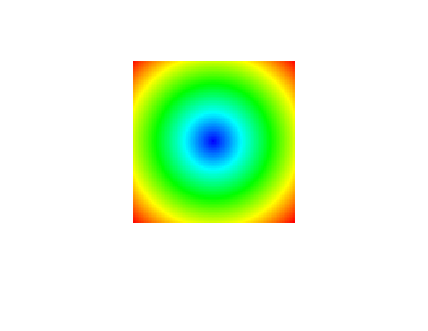
%> input picture matImage/util/blue2redColorMap.png, 428 x 331 px
$ octave --eval "result = imLaplacian(rgb2gray(imread('../util/blue2redColorMap.png')));"   (GNU Octave 9; MATLAB toolbox functions it lacks are replaced by stand-ins)
%> lines starting %> are read from the running program, lines starting %| are printed output that depends on the picture
### matImage/imFilters/imGradient.m
function varargout = imGradient(img, varargin)
% Compute gradient magnitude of a grayscale image.
%
%   [GX, GY] = imGradient(IMG);
%   [GX, GY, GZ] = imGradient(IMG);
%   Compute the components of the gradient vector of a 2D or a 3D image.
%   The gradient is computed in each orthogonal direction by using
%   normalised Sobel filters.
%   For a 2D image, gradient magnitude and angle can be computed from:
%   GMAG = hypot(GX, GY);
%   GANGLE = atan2(GY, GX);
%
%   GRAD = imGradient(IMG);
%   Compute an image of gradient magnitude. Magnitude is computed as:
%   - hypot(dx, dy) for 2D images
%   - hypot(hypot(dx, dy), dz) for 3D images
%
%   GRAD = imGradient(IMG, SIGMA);
%   Specifies the width of the kernel (2D only). The size of the kernel is
%   determined automatically from the SIGMA.
%
%   GRAD = imGradient(IMG, 'filter', FILTER);
%   Specifies the filter used for computing gradient in the X direction.
%   Note that fspecial('sobel') or fspecial('prewitt') return unnormalized
%   filters for the Y direction (horizontal gradient).
%
%   ... = imGradient(..., OPTION1, OPTION2...);
%   Will use the given set of options when computing the gradient filter.
%   See the documentation of imfilter for details.
%   Default options are 'conv' and 'replicate'.
%
%   Example
%   % display edge strength computed on cameraman picture
%     img = imread('cameraman.tif');
%     grad = imGradient(img);
%     imshow(grad, [0 max(grad(:))]);  colormap parula;
%     % use larger parameter for sigma
%     grad5 = imGradient(img, 5);
%     figure; imshow(grad5, [0 max(grad5(:))]); colormap parula;
%
%   % compute edge direction on rice picture
%     img = imread('rice.png');
%     [dx, dy] = imGradient(img);
%     grad = hypot(dx, dy);
%     theta = atan2(dy, dx);
%     rgb = angle2rgb(theta);     % convert to floating-point rgb
%     bin = grad>20;              % select only salient edges
%     rgb(~bin(:,:, [1 1 1])) = 0;% display salient edges orientation
%     imshow(rgb);
%
%   % Uses a different filter (the same as for the "gradient" function)
%     img = imread('cameraman.tif');
%     grad = imGradient(img, 'filter', [1 0 -1]);
%     imshow(grad, [0 max(grad(:))]);
%
%   See also
%     imLaplacian, imMorphoGradient, imHessian
%     imfilter, fspecial, angle2rgb, gradient

% ------
% Author: David Legland
% e-mail: david.legland@inrae.fr
% Created: 2009-08-19,    using Matlab 7.7.0.471 (R2008b)
% Copyright 2009 INRA - Cepia Software Platform.

% HISTORY
% 2010-01-13 add support for gradient direction and filter options
% 2010-02-16 change output format for 2 output parameters, add support
%   for 3D images, and add psb to change filter.
% 2010-03-03 use convolution by default
% 2010-03-05 return result as double, normalize default filter
% 2010-12-06 use 3D kernel by default for 3D images
% 2013-05-20 add support for variable kernel width (2D only)


%% Parse input arguments

% image dimension
dim = size(img);
%> dim = [331 428]

% number of dimension of image (do not manage color images)
nd = length(dim);
%> nd = 2

% check if the width of the kernel is specified
sigma = 0;
if ~isempty(varargin)
    var1 = varargin{1};
    if isnumeric(var1) && isscalar(var1)
        sigma = var1;
        varargin(1) = [];
    end
end


% default filter for gradient: normalised sobel
if nd <= 2
    sx = gradientKernels(sigma);
elseif nd == 3
    sx = gradientKernels3d(sigma);
else
    error('Input image must have 2 or 3 dimensions');
end

% check if another gradient filter is proposed
for i = 1:length(varargin)-1
    if strcmp(varargin{i}, 'filter')
        sx = varargin{i+1};
        varargin(i:i+1) = [];
        break;
    end
end
%> after the loop, sx = [0.125 0 -0.125; 0.25 0 -0.25; 0.125 0 -0.125]; varargin = {}

% default options for computations
varargin = [{'replicate'}, {'conv'}, varargin];
%> varargin = {'replicate', 'conv'}


%% Gradient computation

% compute gradients in each main direction
if nd == 2
    % Process 2D Image
    dx = imfilter(double(img), sx, varargin{:});
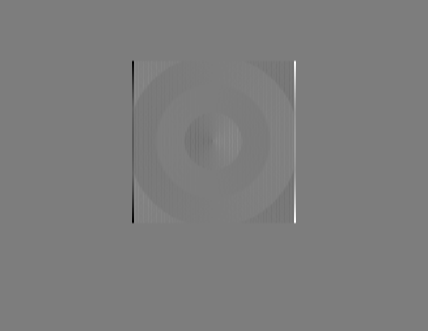
%> dx: size 331x428 double; min -85.5, max 88.62, mean 0; drawn with min black and max white
    dy = imfilter(double(img), sx', varargin{:});

elseif nd == 3
    % Process 3D Image
    sy = permute(sx, [2 3 1]);
    sz = permute(sx, [3 1 2]);
    dx = imfilter(double(img), sx, varargin{:});
    dy = imfilter(double(img), sy, varargin{:});
    dz = imfilter(double(img), sz, varargin{:});
end


%% Format output

% Depending on number of output arguments, returns either the gradient
% module, or each component of the gradient vector.
if nargout == 1
    % compute gradient module
    if nd == 2
        varargout{1} = hypot(dx, dy);
    else
        varargout{1} = hypot(hypot(dx, dy), dz);
    end

else
    % return each component of the vector array
    varargout{1} = dx;
    varargout{2} = dy;
    if nd > 2
        varargout{3} = dz;
    end
end

### matImage/imFilters/gradientKernels.m
function [kx, ky] = gradientKernels(sigma)
% Create kernels for computing gradient within 2D images.
%
%   KX = gradientKernels(SIGMA)
%   [KX, KY] = gradientKernels(SIGMA)
%   Generates the gradient kernel(s) used for computing gradients within 2D
%   images.
%   This is a low-level function that is called by the functions that
%   compute gradients.
%
%
%   Example
%   [kx, ky] = gradientKernels(2);
%
%   See also
%     imGradient, imGradientFilter, orientedGaussianKernel
%

% ------
% Author: David Legland
% e-mail: david.legland@inrae.fr
% INRAE - BIA Research Unit - BIBS Platform (Nantes)
% Created: 2022-06-01,    using Matlab 9.9.0.1570001 (R2020b) Update 4
% Copyright 2022 INRAE.

if nargin == 0 || sigma == 0
    % Default case: normalised sobel matrix
    kx = fspecial('sobel')' / 8;

else
    % compute size according to sigma
    Nx = ceil((3*sigma));
    lx = -Nx:Nx;
    ky = exp(-((lx / sigma) .^2) * .5);
    kx = -(lx / sigma) .* ky;
    kx = ky' * kx;
    kx = kx / sum(kx(kx > 0));
end

% optional kernel for gradient in Y-direction
if nargout > 1
    ky = kx';
end

### matImage/imFilters/imLaplacian.m
function lap = imLaplacian(img, varargin)
%IMLAPLACIAN  Discrete Laplacian of an image
%
%   LAP = imLaplacian(IMG)
%
%   Example
%     % Laplacian of a smoothed circle image
%     img  = imread('circles.png');
%     imgf = imGaussianFilter(double(img));
%     lap = imLaplacian(imgf);
%     imshow(lap, [-.3 .3]);
%     colormap jet
%
%   See also
%   imGaussianFilter, imMorphoLaplacian
%

% ------
% Author: David Legland
% e-mail: david.legland@grignon.inra.fr
% Created: 2012-01-19,    using Matlab 7.9.0.529 (R2009b)
% Copyright 2012 INRA - Cepia Software Platform.

% first order gradient
[gx, gy] = imGradient(img, varargin{:});

% second order gradient
[gx2, gxy] = imGradient(gx, varargin{:}); %#ok<ASGLU>
[gxy, gy2] = imGradient(gy, varargin{:}); %#ok<ASGLU>

lap = gx2 + gy2;
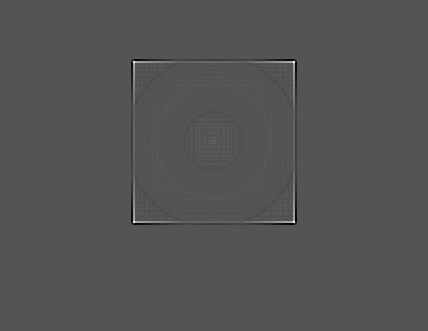
%> lap: size 331x428 double; min -43.47, max 87.88, mean 0; drawn with min black and max white
